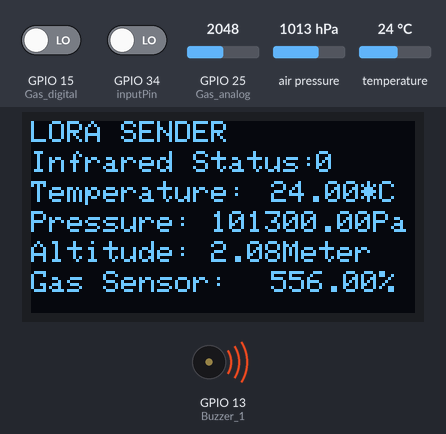
Bench run of a sketch on a simulated ESP32. Shown: 128×64 one-colour display, buzzer (waves = sounding, pin HIGH). Inputs (shaded band) come from the test bench; at power-on: GPIO 25 (Gas_analog) = 2048, air pressure 1013 hPa, GPIO 34 (inputPin) LOW, temperature 24 °C, GPIO 15 (Gas_digital) LOW. No radio packets arrive unless stated; pins used as bus, display or sensor lines are not drawn; what the sketch prints to the serial monitor is not drawn.

Above: at 3.3 s.
3.4 s: GPIO 25 (Gas_analog) set to 1988
At 5.4 s:
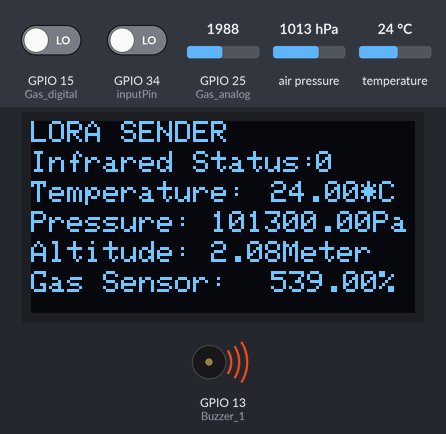
6.0 s: air pressure set to 952 hPa
At 7.1 s:
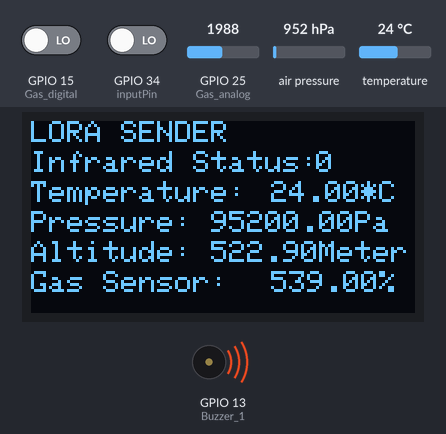
8.2 s: GPIO 34 (inputPin) driven HIGH
At 10.0 s:
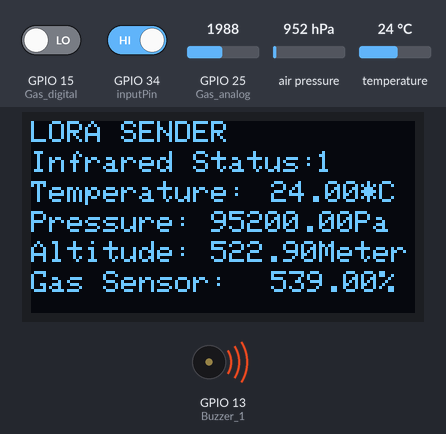
10.5 s: temperature set to 12 °C
At 11.8 s:
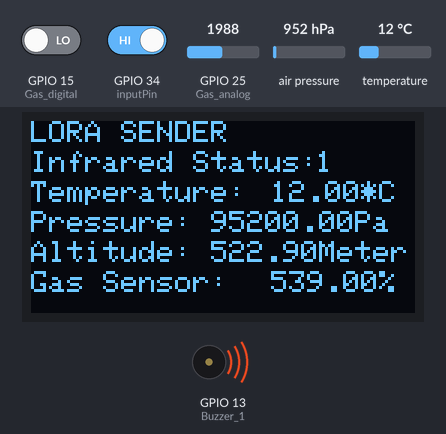
12.8 s: GPIO 25 (Gas_analog) set to 64
At 14.7 s:
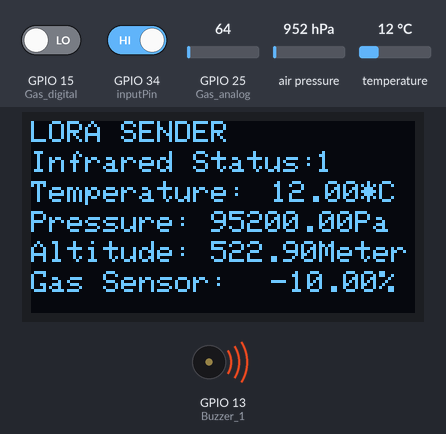
15.0 s: GPIO 25 (Gas_analog) set to 54
Timing chart, 0 to 18.0 s (numbered marks = the images above; inputs shaded):
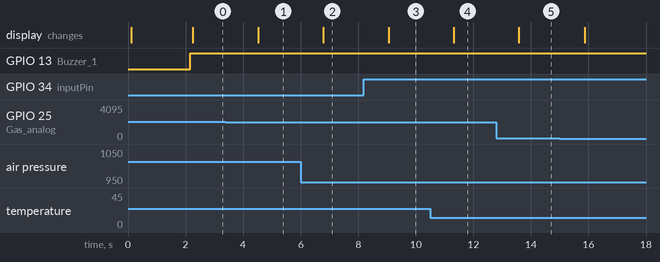

The sketch:

transmitter.ino
```cpp
//Libraries for LoRa
#include <SPI.h>
#include <LoRa.h>

//Libraries for OLED Display
#include <Wire.h>
#include <Adafruit_GFX.h>
#include <Adafruit_SSD1306.h>

//Libraries for bmp 180
#include <Adafruit_BMP085.h>

//Libraries for mq-135
#include <MQ135.h>

//Infrared sensor
int inputPin = 34; // choose input pin (for Infrared sensor)
int val = 0; // variable for reading the pin status
int Buzzer = 02;

//bmp sensor
Adafruit_BMP085 bmp;
float temp = 0;
float pressure = 0;
float altitude = 0;

//gas sensor
int Gas_analog = 25;
int Gas_digital= 15;
int Buzzer_1 = 13;
int gas=0;

//define the pins used by the LoRa transceiver module
#define SCK 5
#define MISO 19
#define MOSI 27
#define SS 18
#define RST 23
#define DIO0 26

//433E6 for Asia
//866E6 for Europe
//915E6 for North America
#define BAND 433E6

//OLED pins
#define OLED_SDA 21
#define OLED_SCL 22
#define OLED_RST 23
#define SCREEN_WIDTH 128 // OLED display width, in pixels
#define SCREEN_HEIGHT 64 // OLED display height, in pixels

Adafruit_SSD1306 display(SCREEN_WIDTH, SCREEN_HEIGHT, &Wire, OLED_RST);

void setup() {
  //initialize Serial Monitor
  Serial.begin(9600);

  //reset OLED display via software
  pinMode(OLED_RST, OUTPUT);
  digitalWrite(OLED_RST, LOW);
  delay(20);
  digitalWrite(OLED_RST, HIGH);

  //initialize OLED
  Wire.begin(OLED_SDA, OLED_SCL);
  if(!display.begin(SSD1306_SWITCHCAPVCC, 0x3c, false, false)) { // Address 0x3C for 128x32
    Serial.println(F("SSD1306 allocation failed"));
    for(;;); // Don't proceed, loop forever
  }

  display.clearDisplay();
  display.setTextColor(WHITE);
  display.setTextSize(1);
  display.setCursor(0,0);
  display.print("LORA SENDER ");
  display.display();

  //Serial.println("LoRa Sender Test");

  //SPI LoRa pins
  SPI.begin(SCK, MISO, MOSI, SS);
  //setup LoRa transceiver module
  LoRa.setPins(SS, RST, DIO0);

  if (!LoRa.begin(BAND)) {
    Serial.println("Starting LoRa failed!");
    while (1);
  }
  Serial.println("LoRa Initializing OK!");
  display.setCursor(0,10);
  display.print("LoRa Initializing OK!");
  display.display();
  delay(2000);

  //setup for infrared sensor & gas sensor

   pinMode(inputPin, INPUT);// declare Infrared sensor as input

   pinMode(Gas_digital, INPUT);//declare gas sensor as input


   //setup for buzzer
  //pinMode (Buzzer, OUTPUT);
   pinMode (Buzzer_1, OUTPUT);

  //setup for bmp sensor
  if (!bmp.begin()) {
  Serial.println("Could not find a valid BMP085/BMP180 sensor, check wiring!");
  while (1) {}
  }

}

void loop() {

   //infrared
   val = digitalRead(inputPin); // read input value
   /*if (val == LOW)
   { // check if the input is HIGH
      digitalWrite(Buzzer, LOW); // turn LED OFF
   }
   else
   {
      digitalWrite(Buzzer, HIGH); // turn LED ON
   }
   Serial.println(val);*/

   //gas

  int gassensorAnalog = analogRead(Gas_analog);
  int gassensorDigital = digitalRead(Gas_digital);
  float gas = map(gassensorAnalog,100,450,0,100);

  Serial.print("Gas Sensor: ");
  Serial.print(gassensorAnalog);
  Serial.print("\t");
  Serial.print("Gas Class: ");
  Serial.print(gassensorDigital);
  Serial.print("\t");
  Serial.print("\t");

  /*if (gassensorAnalog > 60) {
    Serial.println("Gas");
    digitalWrite (Buzzer_1, HIGH) ; //send tone
  }
  else {
    Serial.println("No Gas");
    digitalWrite (Buzzer_1, LOW) ;  //no tone
  }*/


   //bmp
  Serial.print("Temperature = ");
  temp = bmp.readTemperature();
  Serial.print(temp);
  Serial.println(" *C");

  Serial.print("Pressure = ");
  pressure = bmp.readPressure();
  Serial.print(pressure);
  Serial.println(" Pa");

  // Calculate altitude assuming 'standard' barometric
  // pressure of 1013.25 millibar = 101325 Pascal
  Serial.print("Altitude = ");
  altitude = bmp.readAltitude();
  Serial.print(altitude);
  Serial.println(" meters");

  if (gassensorAnalog > 60)
  {
    Serial.println("Gas");
    digitalWrite (Buzzer_1, HIGH) ;
  }
  else if ( temp > 40 || temp < 20)
  {
    Serial.println("tenperature problem");
    digitalWrite (Buzzer_1, HIGH) ;
  }
  else if ( pressure < 12170 || pressure > 1.013e+7)
  {
    Serial.println("pressure problem");
    digitalWrite (Buzzer_1, HIGH) ;
  }
  else if (  altitude < 19 || altitude > 8 )
  {
    Serial.println("altitude problem");
    digitalWrite (Buzzer_1, HIGH) ;
  }

  else if (val == HIGH)
   { // check if the input is HIGH
      digitalWrite(Buzzer_1, HIGH); // turn LED OFF
      Serial.println ("Helmet not weared");
   }

  else
  {
    Serial.println("No problem");
    digitalWrite (Buzzer_1, LOW) ;
  }


  //Send LoRa packet to receiver
  LoRa.beginPacket();
  LoRa.print(val);
  LoRa.print("|");
  LoRa.print(temp);
  LoRa.print("|");
  LoRa.print(pressure);
  LoRa.print("|");
  LoRa.print(altitude);
  LoRa.print("|");
  LoRa.print(gas);
  LoRa.print("|");
  LoRa.endPacket();

  display.clearDisplay();
  display.setCursor(0,0);
  display.println("LORA SENDER");
  display.setCursor(0,10);
  display.setTextSize(1);
  display.print("Infrared Status:");
  display.setCursor(95,10);
  display.print(val);
  display.setCursor(0,20);
  display.print("Temperature:");
  display.setCursor(80,20);
  display.print(temp);
   display.print("*C");
  display.setCursor(0,30);
  display.print("Pressure:");
  display.setCursor(60,30);
  display.print(pressure);
  display.print("Pa");
  display.setCursor(0,40);
  display.print("Altitude:");
  display.setCursor(60,40);
  display.print(altitude);
  display.print("Meter");
  display.setCursor(0,50);
  display.print("Gas Sensor:");
  display.setCursor(80,50);
  display.print(gas);
  display.print("%");
  display.setCursor(0,60);
  display.display();

  delay(1000);
}
```

Measured:
- the behaviour switches between 2046 and 2045 on GPIO 25 (Gas_analog) (found by bisection; images 0 and 1)
- after the input at 3.4 s, the display: changes after 1.1 s (image 1)
- after the input at 6.0 s, the display: changes after 0.79 s (image 2)
- after the input at 8.2 s, the display: changes after 0.85 s (image 3)
- after the input at 10.5 s, the display: changes after 0.82 s (image 4)
- after the input at 12.8 s, the display: changes after 0.79 s (image 5)
